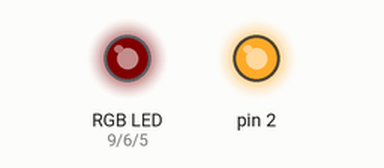
Recording of a sketch running on a simulated Arduino Uno, built with avr-gcc and run on an emulated ATmega328P. Parts: an RGB LED mixed from three pins (HIGH = lit), output pins drawn as LEDs (lit = HIGH). Dim RGB values are drawn brighter than linear; what the sketch prints to the serial monitor is not drawn.

Above: at 0.05 s.
At 1.1 s:
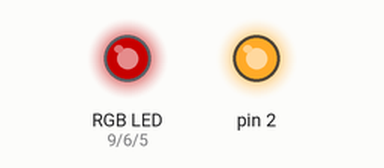
At 2.2 s:
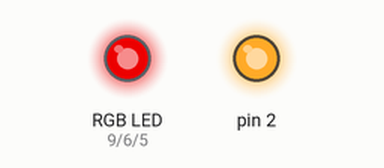
At 4.4 s:
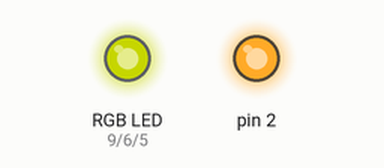
At 6.55 s:
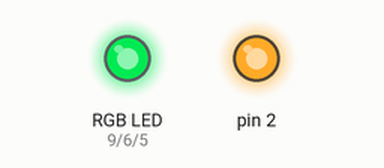
At 8.75 s:
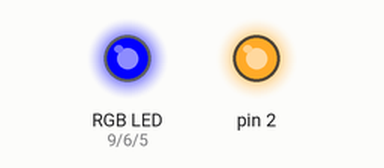
Timing chart, 0 to 11.4 s (numbered marks = the images above):
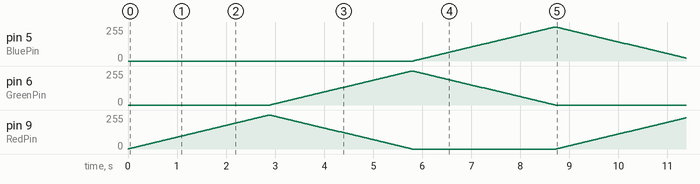

The sketch:

testlogic.ino
```cpp
#include <DMXSerial.h>

const int RedPin =    9;  // PWM output pin for Red Light.
const int GreenPin =  6;  // PWM output pin for Green Light.
const int BluePin =   5;  // PWM output pin for Blue Light.

// The color fading pattern

int RedList[]   = {255, 128,   0,   0,   0, 128};
int GreenList[] = {  0, 128, 255, 128,   0,   0};
int BlueList[]  = {  0,   0,   0, 128, 255, 128};

int RedLevel, GreenLevel, BlueLevel;

int RedNow = 0;
int GreenNow = 0;
int BlueNow = 0;

int state = 0;

void setup() {
  DMXSerial.init(DMXController);

  pinMode(RedPin,   OUTPUT); // sets the digital pin as output
  pinMode(GreenPin, OUTPUT);
  pinMode(BluePin,  OUTPUT);
} // setup

void loop() {
  // put your main code here, to run repeatedly:
  RedLevel = RedList[state];
  GreenLevel = GreenList[state];
  BlueLevel = BlueList[state];

  if ((RedLevel == RedNow) && (GreenLevel == GreenNow) && (BlueLevel == BlueNow)) {
    state += 1;
    if (state == 6)
      state = 0;

  } else {
    DMXSerial.write(1, 64);
    DMXSerial.write(2, 0);
    DMXSerial.write(3, 0);
    DMXSerial.write(4, 0);
    if (RedNow < RedLevel)  RedNow++;
    if (RedNow > RedLevel)  RedNow--;
    DMXSerial.write(5, RedNow);
    analogWrite(RedPin,   RedNow);

    if (GreenNow < GreenLevel)  GreenNow++;
    if (GreenNow > GreenLevel)  GreenNow--;
    DMXSerial.write(6, GreenNow);
    analogWrite(GreenPin, GreenNow);

    if (BlueNow < BlueLevel)  BlueNow++;
    if (BlueNow > BlueLevel)  BlueNow--;
    DMXSerial.write(7, BlueNow);
    analogWrite(BluePin,  BlueNow);
  } // if

  delayMicroseconds(10000); // wait a little bit was 2000
}
```
